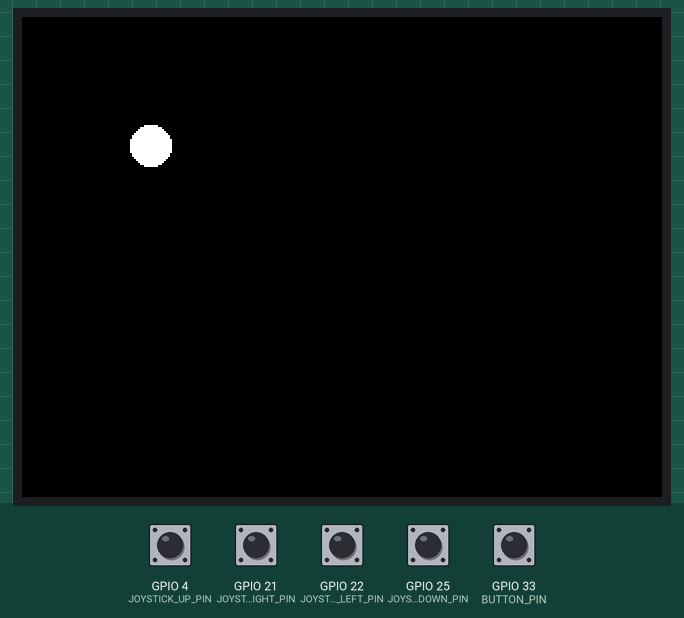
Bench run of a program on a simulated ESP32. On the bench: 320×240 colour display. The test bench sets the inputs (shaded band); at power-on: GPIO 4 (JOYSTICK_UP_PIN), GPIO 21 (JOYSTICK_RIGHT_PIN), GPIO 22 (JOYSTICK_LEFT_PIN), GPIO 25 (JOYSTICK_DOWN_PIN), GPIO 33 (BUTTON_PIN) HIGH.

Above: at 1.4 s.
1.5 s: GPIO 4 (JOYSTICK_UP_PIN) pulled LOW for 1 s
At 3.5 s:
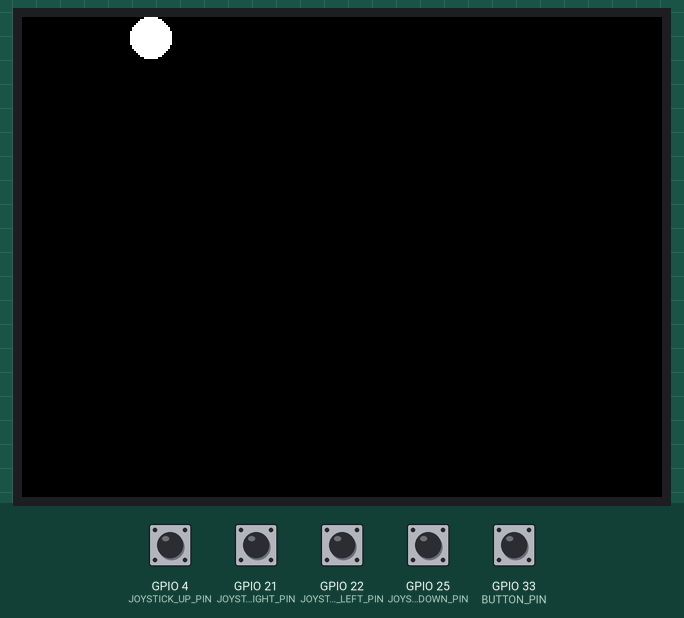
4.0 s: GPIO 25 (JOYSTICK_DOWN_PIN) pulled LOW for 1 s
At 6.1 s:
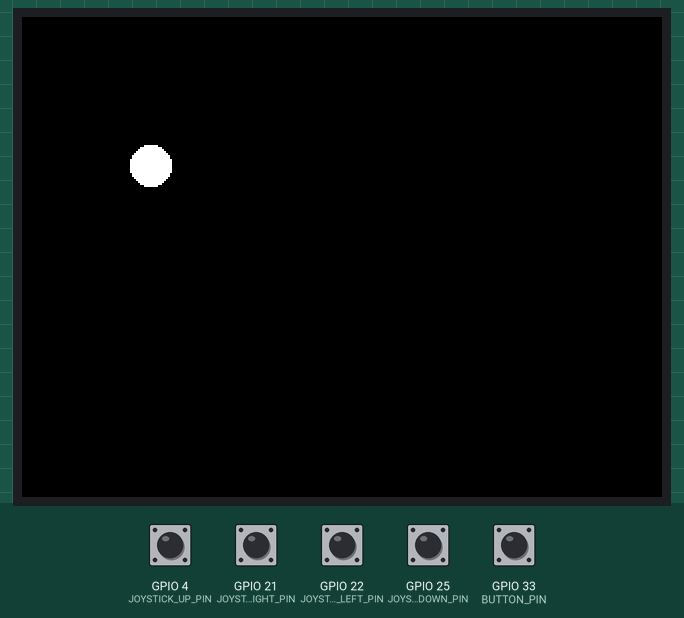
6.5 s: GPIO 21 (JOYSTICK_RIGHT_PIN) pulled LOW for 0.15 s
At 7.3 s:
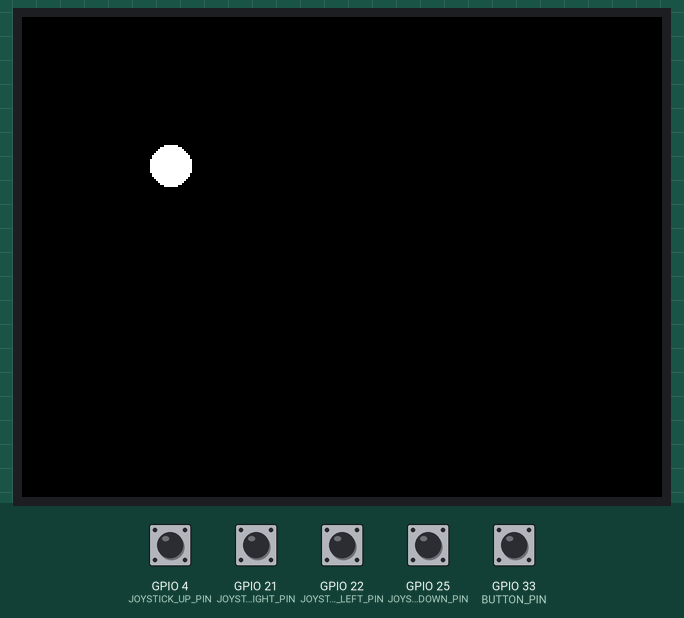
8.1 s: GPIO 22 (JOYSTICK_LEFT_PIN) pulled LOW for 0.15 s
At 8.16 s:
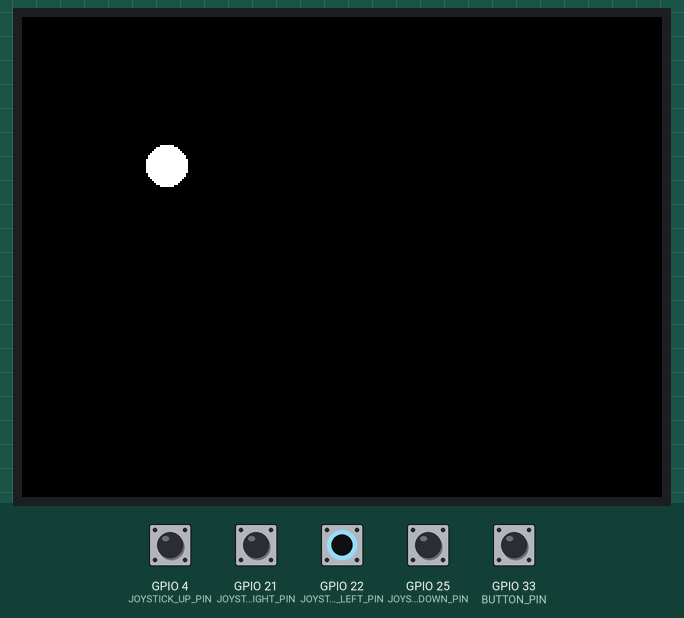
9.7 s: GPIO 4 (JOYSTICK_UP_PIN) pulled LOW for 0.15 s
At 9.76 s:
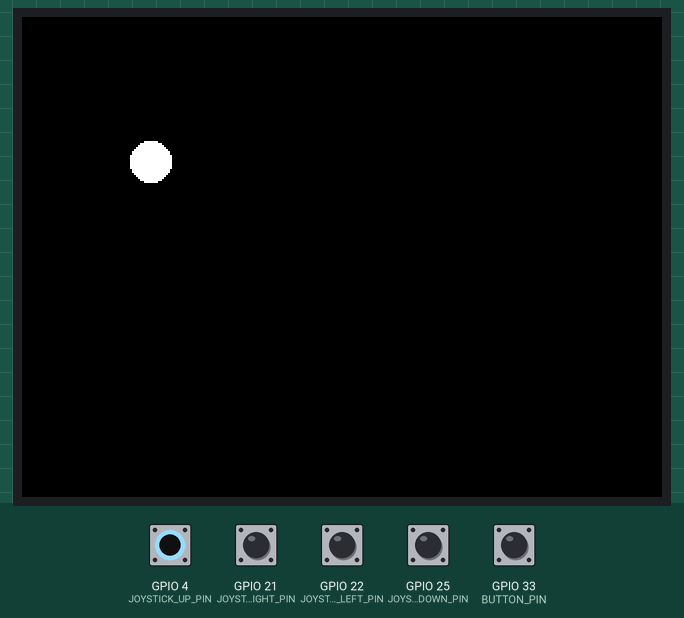
11.3 s: GPIO 21 (JOYSTICK_RIGHT_PIN) pulled LOW for 1 s
At 13.6 s:
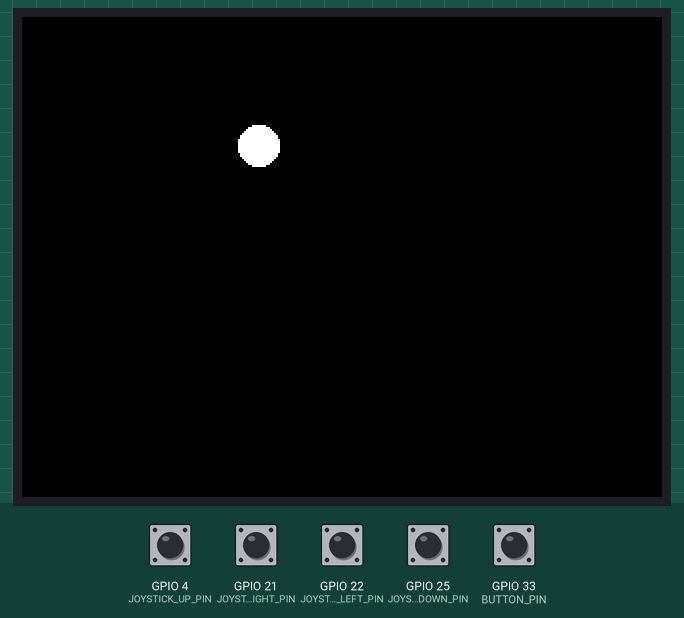
Timing chart, 0 to 14.8 s (numbered marks = the images above; inputs shaded):
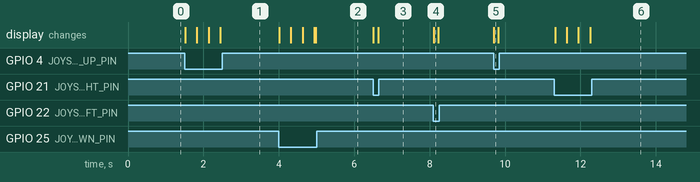

Measured:
- after the input at 1.5 s, the display: first changes at once (image 1 shows a later state)
- after the input at 4.0 s, the display: first changes at once (image 2 shows a later state)
- after the input at 6.5 s, the display: first changes at once (image 3 shows a later state)
- after the input at 8.1 s, the display: changes at once (image 4)
- after the input at 9.7 s, the display: changes at once (image 5)
- after the input at 11.3 s, the display: first changes at once (image 6 shows a later state)

The program:

main.cpp
```cpp
#include <TFT_eSPI.h>
#include <SPI.h>

TFT_eSPI tft = TFT_eSPI(); // Initialize display instance

// Screen dimensions and joystick pins (as digital buttons)
const int SCREEN_WIDTH = 128;
const int SCREEN_HEIGHT = 128;
const int JOYSTICK_LEFT_PIN = 22;   // Joystick left direction
const int JOYSTICK_RIGHT_PIN = 21;  // Joystick right direction
const int JOYSTICK_UP_PIN = 4;      // Joystick up direction
const int JOYSTICK_DOWN_PIN = 25;    // Joystick down direction
const int BUTTON_PIN = 33;          // Joystick center button (KEY1)

// Circle properties
int circleX = SCREEN_WIDTH / 2;
int circleY = SCREEN_HEIGHT / 2;
int circleRadius = 10;

void setup() {
    tft.init();
    tft.setRotation(1); // Adjust rotation if necessary
    tft.fillScreen(TFT_BLACK);

    // Set joystick pins as inputs with pull-up resistors
    pinMode(JOYSTICK_LEFT_PIN, INPUT_PULLUP);
    pinMode(JOYSTICK_RIGHT_PIN, INPUT_PULLUP);
    pinMode(JOYSTICK_UP_PIN, INPUT_PULLUP);
    pinMode(JOYSTICK_DOWN_PIN, INPUT_PULLUP);
    pinMode(BUTTON_PIN, INPUT_PULLUP); // Pull-up for center button

    // Draw initial stationary circle
    tft.fillCircle(circleX, circleY, circleRadius, TFT_WHITE);
}

void loop() {
    // Erase previous circle only if a movement is detected
    bool moved = false;

    // Move circle based on joystick direction
    if (digitalRead(JOYSTICK_LEFT_PIN) == LOW) { // Left pressed
        tft.fillCircle(circleX, circleY, circleRadius, TFT_BLACK); // Erase previous circle
        circleX -= 2;
        moved = true;
    }
    if (digitalRead(JOYSTICK_RIGHT_PIN) == LOW) { // Right pressed
        tft.fillCircle(circleX, circleY, circleRadius, TFT_BLACK); // Erase previous circle
        circleX += 2;
        moved = true;
    }
    if (digitalRead(JOYSTICK_UP_PIN) == LOW) { // Up pressed
        tft.fillCircle(circleX, circleY, circleRadius, TFT_BLACK); // Erase previous circle
        circleY -= 2;
        moved = true;
    }
    if (digitalRead(JOYSTICK_DOWN_PIN) == LOW) { // Down pressed
        tft.fillCircle(circleX, circleY, circleRadius, TFT_BLACK); // Erase previous circle
        circleY += 2;
        moved = true;
    }

    // Check boundaries
    circleX = constrain(circleX, circleRadius, SCREEN_WIDTH - circleRadius);
    circleY = constrain(circleY, circleRadius, SCREEN_HEIGHT - circleRadius);

    // Draw circle only if it moved
    if (moved) {
        tft.fillCircle(circleX, circleY, circleRadius, TFT_WHITE);
    }

    // Reset position if button is pressed
    if (digitalRead(BUTTON_PIN) == LOW) {
        tft.fillCircle(circleX, circleY, circleRadius, TFT_BLACK); // Erase previous position
        circleX = SCREEN_WIDTH / 2;
        circleY = SCREEN_HEIGHT / 2;
        tft.fillCircle(circleX, circleY, circleRadius, TFT_WHITE); // Draw circle at center
    }

    delay(30); // Control loop speed
}
```
